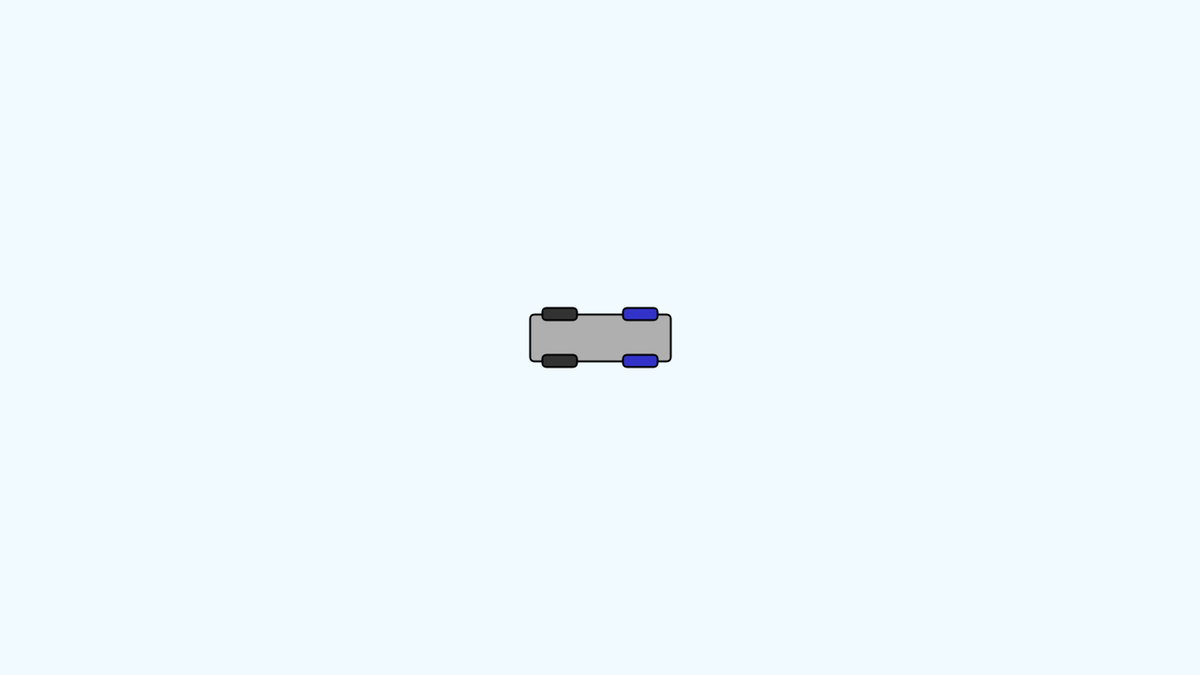
Frame 1 (no input)
Frame 60 (the mouse pressed at the canvas centre just before this capture): identical to frame 1, image omitted
Frame 120 (the mouse held since frame 60 and released just before this capture): identical to frame 1, image omitted

The Processing sketch that drew this single still picture (run headless with seeded random() and noise(); from frame 60 on, the mouse is pressed at the canvas centre):

// Processing sketch: CarSim
// ── CarSim.pde
Car car;
boolean[] keyCodes = new boolean[256];
boolean[] keys = new boolean[4];

void keyPressed() {
  keyCodes[keyCode] = true;
  if (key == ',')  keys[0] = true;
  if (key == 'o')  keys[1] = true;
  if (key == 'a')  keys[2] = true;
  if (key == 'e')  keys[3] = true;
}

void keyReleased() {
  keyCodes[keyCode] = false;
  if (key == ',')  keys[0] = false;
  if (key == 'o')  keys[1] = false;
  if (key == 'a')  keys[2] = false;
  if (key == 'e')  keys[3] = false;
}

void setup() {
  size(1280,720);
  car = new Car();
}

void draw() {
  background(240,250,255);
  if (keys[0] || keyCodes[UP]) {
    car.forward();        
  } else if (keys[1] || keyCodes[DOWN]) {
    car.backward();
  }
      
  if (keys[2] || keyCodes[LEFT]) {
    car.left();
  } else if (keys[3] || keyCodes[RIGHT]) {
    car.right();
  }
  car.render();
}


// ── Car.pde
class Car {
  // This is a front wheel drive car
  PVector pos, vel, acc;
  float turnAngle, turnVel, bodyAngle;
  float power, topSpeed, topAcc, topTurnAngle, turnTo0Vel;
  float bodyLength, bodyWidth, wheelLength, wheelWidth, wheelXMag, wheelYMag;
  float numericalBuffer;
  
  Car() {
    pos = new PVector(width/2, height/2);
    vel = new PVector(0, 0);
    acc = new PVector(0, 0);
    bodyAngle = 0;
    turnAngle = 0;
    power = 0.2;
    topSpeed = 20;
    topAcc = 2;
    turnVel = PI/16;
    topTurnAngle = PI/4;
    turnTo0Vel = PI/64;
    numericalBuffer = 0.001;
    
    // for drawing the car
    bodyLength = 150;
    bodyWidth = 50;
    wheelLength = bodyLength/4; 
    wheelWidth = wheelLength/3;
    wheelXMag = 2*bodyLength/7; 
    wheelYMag = bodyWidth/2;
  }

  void forward() {
    // accelerate in turn direction
    float accAngle = turnAngle;
    PVector accToAdd = PVector.fromAngle(accAngle); 
    accToAdd.mult(power);
    acc.add(accToAdd);
    acc.limit(topAcc);
  }

  void backward() {
    // accelerate in reverse turn direction
    float accAngle = turnAngle;
    PVector accToSubtract = PVector.fromAngle(accAngle); 
    accToSubtract.mult(power);
    acc.sub(accToSubtract);
    acc.limit(topAcc);   
  }

  void left () {
    // turn wheel direction left (CCW), until maximum
    turnAngle -= turnVel;
    println(turnAngle);
  }

  void right() {
    // turn wheel direction right (CW), until maximum
    turnAngle += turnVel;    
    println(turnAngle);
  }
  
  void limitTurnAngle() {
    if (turnAngle > topTurnAngle) {
      turnAngle = topTurnAngle;
    } else if (turnAngle < -topTurnAngle) {
      turnAngle = -topTurnAngle;
    }
  }
  
  void returnToZero() {
    if (turnAngle > 0+numericalBuffer) {
      turnAngle -= turnTo0Vel;
    } else if (turnAngle < 0-numericalBuffer) {
      turnAngle += turnTo0Vel;
    } else {
      turnAngle = 0;
    }
  }
  
  void applyFriction() {
    // apply friction simulated as simple deceleration proportional to velocity
    PVector friction = vel.get();    
    friction.mult(-1);
    friction.mult(0.01);    
    acc.add(friction);
  }

  void update() {

    
    bodyAngle = vel.heading();
    applyFriction();
    
    // turn angle will continually be reset towards 0 degrees   
    limitTurnAngle();
    returnToZero();
    vel.rotate(turnAngle*0.1);
    
    vel.add(acc);    
    vel.limit(topSpeed);
    pos.add(vel);
    acc.mult(0);
    

  }
  
  void checkEdges() {
    if (pos.x > width) {
      pos.x = 0;
    } else if (pos.x < 0) {
      pos.x = width;
    }
    
    if (pos.y > height) {
      pos.y = 0;
    } else if (pos.y < 0) {
      pos.y = height;
    }
  }

  void display() {
    stroke(0);
    strokeWeight(2);
    fill(175);
    rectMode(CENTER);

    pushMatrix();
      translate(pos.x, pos.y);
      rotate(bodyAngle);    
      rect(0,0,bodyLength,bodyWidth,5);
      
      // back wheels
      fill(50);
      rect(-wheelXMag, wheelYMag, wheelLength, wheelWidth, 5);
      rect(-wheelXMag, -wheelYMag, wheelLength, wheelWidth, 5);
      
      fill(50,50,200);
      // nested pushMatrix for left front wheel
      pushMatrix();        
        translate(wheelXMag, wheelYMag);
        rotate(turnAngle);  
        rect(0, 0, wheelLength, wheelWidth, 5);
      popMatrix();
      
      // nested pushMatrix for right front wheel
      pushMatrix();
        translate(wheelXMag, -wheelYMag);
        rotate(turnAngle);
        rect(0, 0, wheelLength, wheelWidth, 5);
      popMatrix();
    
    popMatrix();
  }

  void render() {
    update();
    checkEdges();
    display();
  }
}
